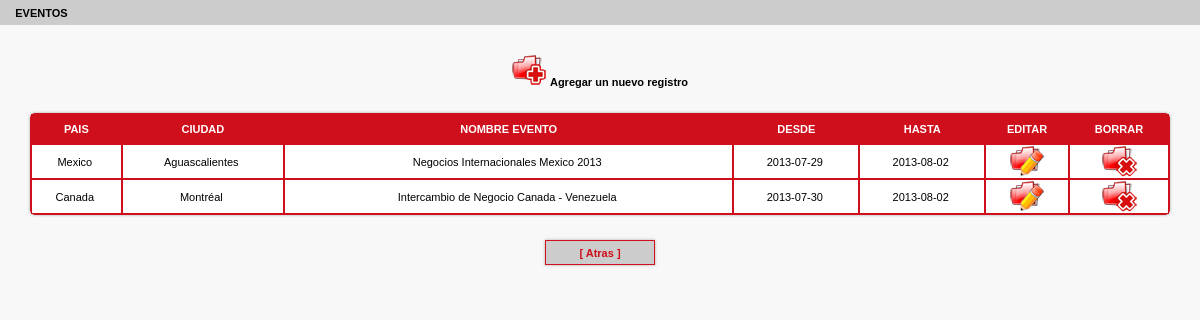
The page /app/views/configuracion/evento/index.php (signed in) on the database its author committed.
### tables this page shows
CREATE TABLE IF NOT EXISTS `evento` (
  `id` int(11) NOT NULL AUTO_INCREMENT,
  `AF_CodEvento` varchar(6) NOT NULL,
  `ciudad_AF_CodCiudad` varchar(6) NOT NULL,
  `pais_AL_CodPais` char(3) NOT NULL,
  `AF_Nombre_Evento` varchar(200) NOT NULL,
  `AF_Lugar` text NOT NULL,
  `FE_Fecha_Desde` date NOT NULL COMMENT 'Inicio Evento',
  `FE_Fecha_Hasta` date NOT NULL COMMENT 'Fin Evento',
  `F1_FechaDesde` date NOT NULL,
  `F1_FechaHasta` date NOT NULL,
  `F2_FechaDesde` date NOT NULL,
  `F2_FechaHasta` date NOT NULL,
  `F3_FechaDesde` date NOT NULL,
  `F3_FechaHasta` date NOT NULL,
  `F4_FechaDesde` date NOT NULL,
  `F4_FechaHasta` date NOT NULL,
  `F5_FechaDesde` date NOT NULL,
  `F5_FechaHasta` date NOT NULL,
  `TI_Hora_Inicio_Am` time NOT NULL,
  `TI_Hora_Final_Am` time NOT NULL,
  `TI_Hora_Inicio_Pm` time NOT NULL,
  `TI_Hora_Final_Pm` time NOT NULL,
  `NU_Minutos_x_Cita` int(2) NOT NULL,
  `NU_Minutos_Entre_Cita` int(2) NOT NULL,
  `NU_Cantidad_Mesa` int(3) unsigned NOT NULL,
  `BI_Activo` tinyint(1) DEFAULT NULL,
  PRIMARY KEY (`AF_CodEvento`),
  UNIQUE KEY `id` (`id`),
  KEY `evento_FKIndex1` (`pais_AL_CodPais`),
  KEY `evento_FKIndex2` (`ciudad_AF_CodCiudad`)
);

CREATE TABLE IF NOT EXISTS `pais` (
  `id` int(11) NOT NULL AUTO_INCREMENT,
  `AL_CodPais` char(3) NOT NULL,
  `AL_Pais` varchar(200) NOT NULL,
  PRIMARY KEY (`AL_CodPais`),
  UNIQUE KEY `id` (`id`)
);

CREATE TABLE IF NOT EXISTS `ciudad` (
  `id` int(11) NOT NULL AUTO_INCREMENT,
  `AF_CodCiudad` varchar(6) NOT NULL,
  `pais_AL_CodPais` char(3) NOT NULL,
  `AL_Ciudad` varchar(60) DEFAULT NULL,
  PRIMARY KEY (`AF_CodCiudad`),
  UNIQUE KEY `id` (`id`),
  KEY `ciudad_FKIndex1` (`pais_AL_CodPais`)
);

### app/model/eventoModel.php (called while the page is built, shortened)
<?php
class Evento{
	function listar($objConexion){
		$query="SELECT E.id, E.AF_CodEvento, E.pais_AL_CodPais, P.AL_Pais, C.AL_Ciudad, E.AF_Nombre_Evento, E.FE_Fecha_Desde, E.FE_Fecha_Hasta
				FROM evento AS E
				LEFT JOIN pais AS P ON (P.AL_CodPais=E.pais_AL_CodPais)
				LEFT JOIN ciudad AS C ON (C.AF_CodCiudad=E.ciudad_AF_CodCiudad)
				ORDER BY AF_CodEvento DESC";
		$resultado=$objConexion->ejecutar($query);
		return $resultado;
	}
}
?>

### app/includes/conexion.class.php (called while the page is built, shortened)
<?php
class conexion{
	private $id;
	function __construct($servidor,$usuario,$clave,$basedatos){
		$this->servidor=$servidor;
		$this->usuario=$usuario;
		$this->clave=$clave;
		$this->id=@mysql_connect($this->servidor,$this->usuario,$this->clave);
		return true;
	}
	function ejecutar($query){
		$resultado=@mysql_query($query,$this->id);
		return $resultado;
	}
	function cantidadRegistros($recurso){
		$cantidad=@mysql_num_rows($recurso);
		return $cantidad;
	}
	function obtenerArreglo($recurso,$tipo){
		$arreglo=mysql_fetch_array($recurso,$tipo);
		return $arreglo;
	}
}
?>

### app/views/configuracion/evento/index.php (the view, shortened to what this page needs)
<?php
require_once('../../../controller/sessionController.php');
require_once('../../../model/eventoModel.php');
$objEvento = new Evento();
?>
<html>
<link rel="stylesheet" type="text/css" href="../../../css/seb.css">
<head>
<link rel="stylesheet" href="../../../css/jquery-ui.css" />
</head>
<body onLoad="abrir_dialog();">
  <table class="Textonegro" width="100%" border="0" cellpadding="0" cellspacing="0">
    <tr>
      <td height="25" bgcolor="#CCCCCC" class="Negrita">&nbsp;&nbsp;&nbsp;&nbsp;&nbsp;EVENTOS</td>
    </tr>
    <tr>
      <td><img src="../../../images/blank.gif" width="20" height="5"></td>
    </tr>
    <tr>
      <td height="25" align="center">&nbsp;</td>
    </tr>
    <tr>
      <td height="25" align="center"><a href="addView.php"><img src="../../../images/bton_add.gif" width="35" height="31">&nbsp;Agregar un nuevo registro</a></td>
    </tr>
    <tr>
      <td height="25">&nbsp;</td>
    </tr>
    <tr>
      <td height="25">
    <?php
		$rsEvento=$objEvento->listar($objConexion);
		if($objConexion->cantidadRegistros($rsEvento)>0){
	?>
      <table width="95%" class="TablaRojaGrid" align="center">
      <thead>
        <tr class="TablaRojaGridTRTitulo">
          <th scope="col" align="center">PAIS</th>
          <th scope="col" align="center">CIUDAD</th>
          <th scope="col" align="center">NOMBRE EVENTO</th>
          <th scope="col" align="center">DESDE</th>
          <th scope="col" align="center"> HASTA</th>
          <th scope="col" align="center">EDITAR</th>
          <th scope="col" align="center">BORRAR</th>
        </tr>
	  </thead>
      <tbody>
	<?php
    	while($evento=$objConexion->obtenerArreglo($rsEvento,MYSQL_ASSOC)){
    ?>
        <tr>
          <td align="center" class="TablaRojaGridTD"><?php echo $evento["AL_Pais"]; ?>&nbsp;</td>
          <td align="center" class="TablaRojaGridTD"><?php echo $evento["AL_Ciudad"]; ?>&nbsp;</td>
          <td class="TablaRojaGridTD"><?php echo $evento["AF_Nombre_Evento"]; ?>&nbsp;</td>
          <td align="center" class="TablaRojaGridTD"><?php echo $evento["FE_Fecha_Desde"]; ?>&nbsp;</td>
          <td align="center" class="TablaRojaGridTD"><?php echo $evento["FE_Fecha_Hasta"]; ?>&nbsp;</td>
          <td align="center" class="TablaRojaGridTD">
          	<a href="editView.php?id=<?php echo $evento['id']; ?>" onClick="return confirmEdit()">
            <img src="../../../images/bton_edit.gif" width="35" height="31"></a>
          </td>
          <td align="center" class="TablaRojaGridTD">
          	<a href="delView.php?id=<?php echo $evento['id']; ?>" onClick="return confirmBorrar()">
            <img src="../../../images/bton_del.gif" width="35" height="31"></a>
          </td>
        </tr>
	<?php
	    }
    ?>
        </tbody>
      </table>
	<?php
	    }else{ echo 'No se encontraron registros.'; }
    ?>
      </td>
    </tr>
    <tr>
      <td height="25" >&nbsp;</td>
    </tr>
    <tr>
      <td height="25" align="center"><input name="button2" type="button" class="BotonRojo" id="button2" value="[ Atras ]" onClick="javascript:window.location='../index.php'" /></td>
    </tr>
  </table>
</body>
</html>

### app/css/seb.css (style rules this page uses)
body { font-family: verdana, arial; font-size: 0.6em; }
body { background:none; background-color: #F8F8F8; scrollbar-face-color: #CCCCCC; scrollbar-highlight-color: #000000; scrollbar-shadow-color: #000000; scrollbar-3dlight-color: #F8F8F8; scrollbar-arrow-color: #000000; scrollbar-track-color: #CCCCCC; scrollbar-darkshadow-color: #CCCCCC; margin-left: 0px; margin-top: 0px; margin-right: 0px; margin-bottom: 0px; text-align: center; }
body,td, { font-family: Verdana, Arial, Helvetica, sans-serif; font-size: 11px; color: #000000; }
a { text-decoration: none; color: #000000; font-weight: bold; }
.Textonegro { font-size: 11px; font-family: Verdana, Arial, Helvetica, Comic Sans Ms; color: #000000; text-align: left; }
.Negrita { font-size: 11px; font-family: Verdana, Arial, Helvetica, Comic Sans Ms; font-weight: bold; color: #000000; }
.BotonRojo { background-color: #cccccc; border: 1px #cf0f1b solid; font-family:Arial, Helvetica, sans-serif; font-size: 11px; color: #cf0f1b; font-weight: bold; width:110px; }
input { font-size: 11px; font-family: Verdana, Arial, Helvetica, Comic Sans Ms; background: #F8F8F8; border: 1px solid #CCCCCC; height:25px; box-shadow: 0px 0px 3px #aaa; }
.TablaRojaGrid { border: 1px solid #cf0f1b; padding: 0; border-spacing: 0; font-size: 11px; font-family: Verdana, Arial, Helvetica, Comic Sans Ms; color: #000000; clear: both; -moz-border-radius: 5px; -webkit-border-radius: 5px; border-radius: 5px; -moz-box-shadow: 0px 0px 3px #aaa; -webkit-box-shadow: 0px 0px 3px #aaa; box-shadow: 0px 0px 3px #aaa; background-color: #FFF; text-align: center; }
.TablaRojaGridTRTitulo { border: 1px solid #cf0f1b; height: 30px; font-size: 11px; font-family: Verdana, Arial, Helvetica, Comic Sans Ms; font-weight: bold; color: #FFFFFF; background-color: #cf0f1b; text-align: center; }
.TablaRojaGridTD { border: 1px solid #cf0f1b; height:30px; }

### rows shown on the page
evento: pais.AL_Pais "Mexico", ciudad.AL_Ciudad "Aguascalientes", AF_Nombre_Evento "Negocios Internacionales Mexico 2013", FE_Fecha_Desde "2013-07-29", FE_Fecha_Hasta "2013-08-02"
evento: pais.AL_Pais "Canada", ciudad.AL_Ciudad "Montréal", AF_Nombre_Evento "Intercambio de Negocio Canada - Venezuela", FE_Fecha_Desde "2013-07-30", FE_Fecha_Hasta "2013-08-02"
